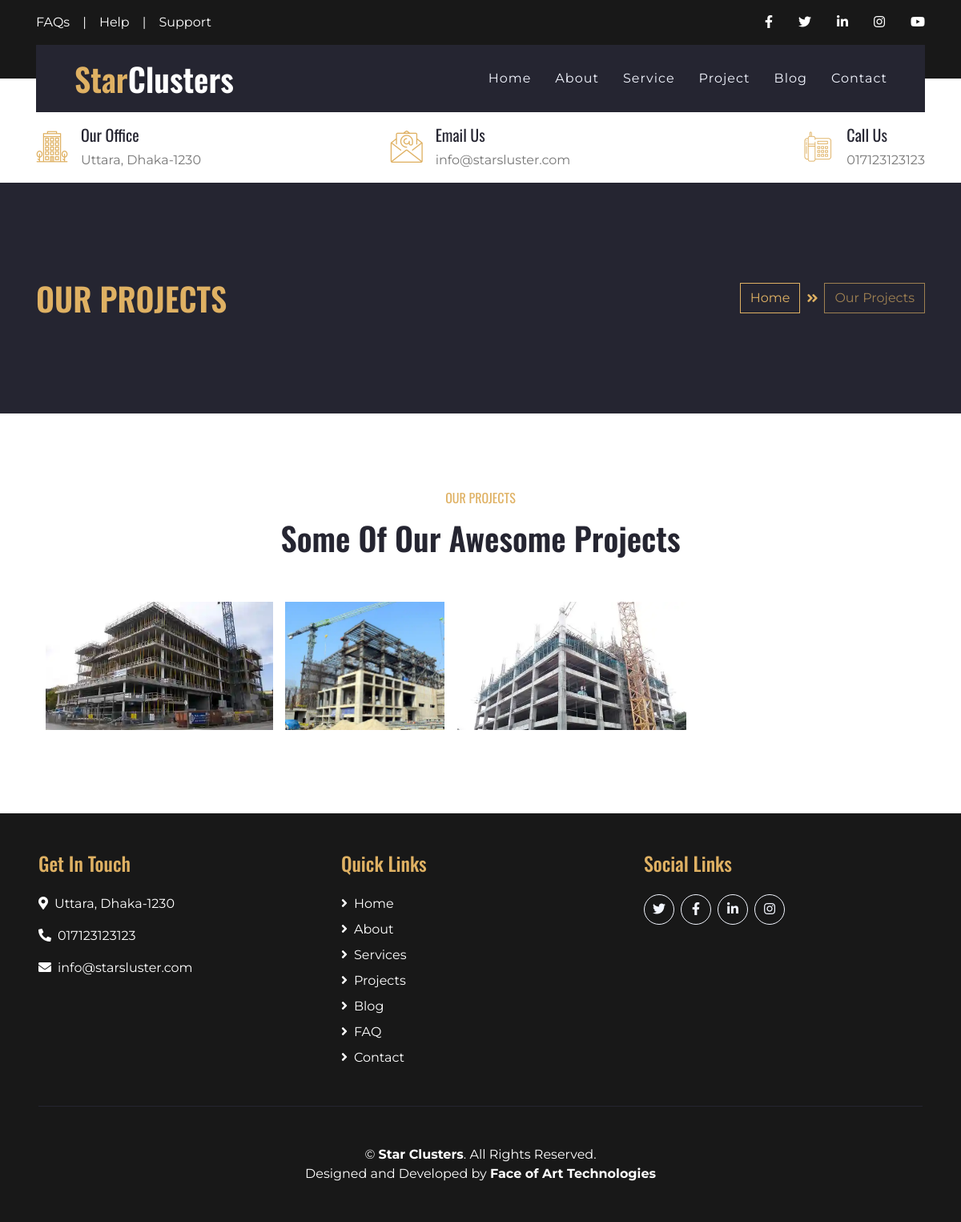
/project.php, run on the app's committed database.
### tables this page shows
CREATE TABLE `info` (
  `email` varchar(25) NOT NULL,
  `phone` varchar(20) NOT NULL,
  `about` text NOT NULL,
  `address` text NOT NULL
);

CREATE TABLE `project` (
  `id` int(11) NOT NULL,
  `name` varchar(40) NOT NULL,
  `description` text NOT NULL,
  `time` text NOT NULL
);

### project.php (the view, shortened to what this page needs)
<?php include "./db.php"?>
<?php include 'header.php'; include 'navbar.php';?>
<div class="container-fluid bg-secondary py-5">
    <div class="container py-5">
        <div class="row align-items-center py-4">
            <div class="col-md-6 text-center text-md-left">
                <h1 class="mb-4 mb-md-0 text-primary text-uppercase">Our Projects</h1>
            </div>
            <div class="col-md-6 text-center text-md-right">
                <div class="d-inline-flex align-items-center">
                    <a class="btn btn-outline-primary" href="index.php">Home</a>
                    <i class="fas fa-angle-double-right text-primary mx-2"></i>
                    <a class="btn btn-outline-primary disabled" href="">Our Projects</a>
                </div>
            </div>
        </div>
    </div>
</div>
<div class="container-fluid py-5">
    <div class="container py-5">
        <div class="row justify-content-center">
            <div class="col-lg-6 col-md-8 col text-center mb-4">
                <h6 class="text-primary font-weight-normal text-uppercase mb-3">Our Projects</h6>
                <h1 class="mb-4">Some Of Our Awesome Projects</h1>
            </div>
        </div>
        <div class="d-flex flex-wrap mx-1 portfolio-container">
            <?php
                $sql = "SELECT * from project";
                $result = mysqli_query($conn, $sql);
                while ($row = mysqli_fetch_assoc($result)) {
            ?>
            <div class=" portfolio-item first m-2">
                <div class="position-relative overflow-hidden">
                    <div class="portfolio-img d-flex align-items-center justify-content-center"
                        style="height: 10rem; height: 10rem; overflow: hidden;">
                        <img class="img-fluid w-100 h-100" src="image/project/<?php echo $row['id']?>.webp" alt="image">
                    </div>
                </div>
            </div>
            <?php }?>
        </div>
    </div>
</div>
<?php include 'footer.php';?>

### navbar.php (shortened to what this page needs)
<?php
$sql = "SELECT * from info";
$result = mysqli_query($conn, $sql);
$row = mysqli_fetch_assoc($result);
?>
<div class="container-fluid bg-dark py-3">
        <div class="container">
            <div class="row">
                <div class="col-md-6 text-center text-lg-left mb-2 mb-lg-0">
                    <div class="d-inline-flex align-items-center">
                        <a class="text-white pr-3" href="faq.php">FAQs</a>
                        <span class="text-white">|</span>
                        <a class="text-white px-3" href="contact.php">Help</a>
                        <span class="text-white">|</span>
                        <a class="text-white pl-3" href="contact.php">Support</a>
                    </div>
                </div>
                <div class="col-md-6 text-center text-lg-right">
                    <div class="d-inline-flex align-items-center">
                        <a class="text-white px-3" href="">
                            <i class="fab fa-facebook-f"></i>
                        </a>
                        <a class="text-white px-3" href="">
                            <i class="fab fa-twitter"></i>
                        </a>
                        <a class="text-white px-3" href="">
                            <i class="fab fa-linkedin-in"></i>
                        </a>
                        <a class="text-white px-3" href="">
                            <i class="fab fa-instagram"></i>
                        </a>
                        <a class="text-white pl-3" href="">
                            <i class="fab fa-youtube"></i>
                        </a>
                    </div>
                </div>
            </div>
        </div>
    </div>
    <div class="container-fluid position-relative nav-bar p-0">
        <div class="container position-relative" style="z-index: 9;">
            <nav class="navbar navbar-expand-lg bg-secondary navbar-dark py-3 py-lg-0 pl-3 pl-lg-5">
                <a href="index.php" class="navbar-brand">
                    <h1 class="m-0 display-5 text-white"><span class="text-primary">Star</span>Clusters</h1>
                </a>
                <div class="collapse navbar-collapse justify-content-between px-3" id="navbarCollapse">
                    <div class="navbar-nav ml-auto py-0">
                        <a href="index.php" class="nav-item nav-link">Home</a>
                        <a href="about.php" class="nav-item nav-link">About</a>
                        <a href="service.php" class="nav-item nav-link">Service</a>
                        <a href="project.php" class="nav-item nav-link">Project</a>
                        <a href="blog.php" class="nav-item nav-link">Blog</a>
                        <a href="contact.php" class="nav-item nav-link">Contact</a>
                    </div>
                </div>
            </nav>
        </div>
    </div>
    <div class="container-fluid bg-white py-3">
        <div class="container">
            <div class="row">
                <div class="col-lg-4 text-left mb-3 mb-lg-0">
                    <div class="d-inline-flex text-left">
                        <h1 class="flaticon-office font-weight-normal text-primary m-0 mr-3"></h1>
                        <div class="d-flex flex-column">
                            <h5>Our Office</h5>
                            <p class="m-0"><?php echo $row['address']?></p>
                        </div>
                    </div>
                </div>
                <div class="col-lg-4 text-left text-lg-center mb-3 mb-lg-0">
                    <div class="d-inline-flex text-left">
                        <h1 class="flaticon-email font-weight-normal text-primary m-0 mr-3"></h1>
                        <div class="d-flex flex-column">
                            <h5>Email Us</h5>
                            <p class="m-0"><?php echo $row['email']?></p>
                        </div>
                    </div>
                </div>
                <div class="col-lg-4 text-left text-lg-right mb-3 mb-lg-0">
                    <div class="d-inline-flex text-left">
                        <h1 class="flaticon-telephone font-weight-normal text-primary m-0 mr-3"></h1>
                        <div class="d-flex flex-column">
                            <h5>Call Us</h5>
                            <p class="m-0"><?php echo $row['phone']?></p>
                        </div>
                    </div>
                </div>
            </div>
        </div>
    </div>

### footer.php (shortened to what this page needs)
<?php
$sql = "SELECT * from info";
$result = mysqli_query($conn, $sql);
$row = mysqli_fetch_assoc($result);
?>
    <div class="container-fluid bg-dark text-white py-5 px-sm-3 px-md-5">
        <div class="row">
            <div class="col-lg-4 col-md-4 mb-5">
                <h4 class="text-primary mb-4">Get In Touch</h4>
                <p><i class="fa fa-map-marker-alt mr-2"></i><?php echo $row['address']?></p>
                <p><i class="fa fa-phone-alt mr-2"></i><?php echo $row['phone']?></p>
                <p><i class="fa fa-envelope mr-2"></i><?php echo $row['email']?></p>
            </div>
            <div class="col-lg-4 col-md-4 mb-5">
                <h4 class="text-primary mb-4">Quick Links</h4>
                <div class="d-flex flex-column justify-content-start">
                    <a class="text-white mb-2" href="index.php"><i class="fa fa-angle-right mr-2"></i>Home</a>
                    <a class="text-white mb-2" href="about.php"><i class="fa fa-angle-right mr-2"></i>About</a>
                    <a class="text-white mb-2" href="service.php"><i class="fa fa-angle-right mr-2"></i>Services</a>
                    <a class="text-white mb-2" href="project.php"><i class="fa fa-angle-right mr-2"></i>Projects</a>
                    <a class="text-white mb-2" href="blog.php"><i class="fa fa-angle-right mr-2"></i>Blog</a>
                    <a class="text-white mb-2" href="faq.php"><i class="fa fa-angle-right mr-2"></i>FAQ</a>
                    <a class="text-white" href="contact.php"><i class="fa fa-angle-right mr-2"></i>Contact</a>
                </div>
            </div>
            <div class="col-lg-4 col-md-4 mb-5">
                <h4 class="text-primary mb-4">Social Links</h4>
                <div class="d-flex justify-content-start my-4">
                    <a class="btn btn-outline-light rounded-circle text-center mr-2 px-0" style="width: 38px; height: 38px;" href="#"><i class="fab fa-twitter"></i></a>
                    <a class="btn btn-outline-light rounded-circle text-center mr-2 px-0" style="width: 38px; height: 38px;" href="#"><i class="fab fa-facebook-f"></i></a>
                    <a class="btn btn-outline-light rounded-circle text-center mr-2 px-0" style="width: 38px; height: 38px;" href="#"><i class="fab fa-linkedin-in"></i></a>
                    <a class="btn btn-outline-light rounded-circle text-center mr-2 px-0" style="width: 38px; height: 38px;" href="#"><i class="fab fa-instagram"></i></a>
                </div>
            </div>
        </div>
        <div class="container border-top border-secondary pt-5">
            <p class="m-0 text-center text-white">
                &copy; <a class="text-white font-weight-bold" href="index.php">Star Clusters</a>. All Rights Reserved.
            </p>
            <p class="m-0 text-center text-white">
				Designed and Developed by <a class="text-white font-weight-bold" href="http://facesoftbd.com/" target="_blank">Face of Art Technologies</a>
            </p>
        </div>
    </div>
</body>
</html>

### data on the page
info: address "Uttara, Dhaka-1230", email "info@starsluster.com", phone "017123123123"
project: shows a picture
project: shows a picture
project: shows a picture
